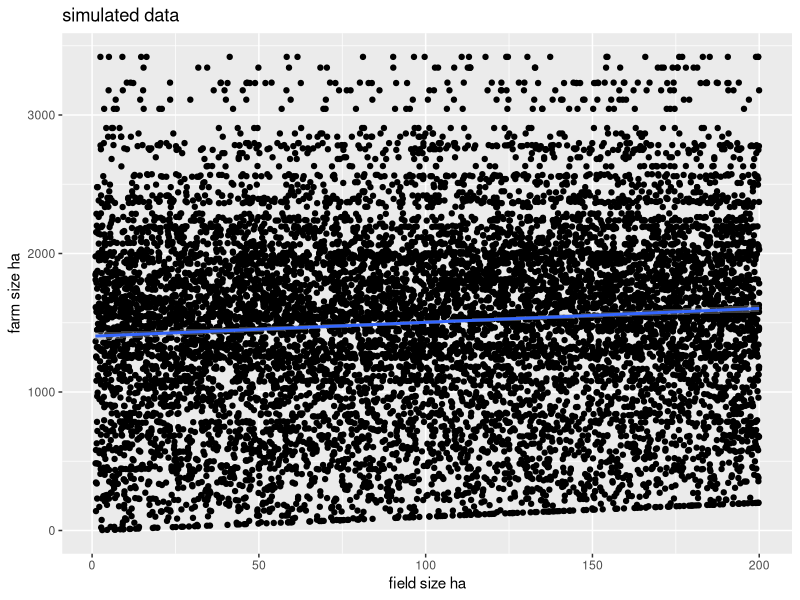
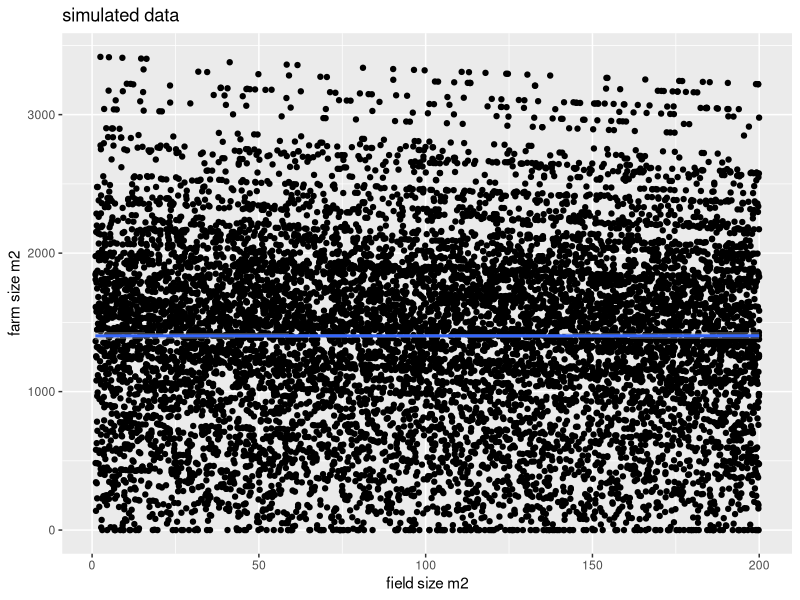

These charts were generated, in order, by the following R code:
library(dplyr)
library(ggplot2)

################################################################################
# create simulated data 
# simulate field sizes in hectare
fs_sim <- runif(10000, 1, 200) 

# assign random farm IDs
farm_id <- rnorm(10000, 100, 200) %>% round(0)


#farm_id <- runif(10000, 1, 100) %>% round(0)

farm_id %>% unique() %>% length()
# create data frame
df_sim <- data.frame(fs = fs_sim, farm_id = farm_id)

# calculate farm size by summing all fields of a farm
grouped <- df_sim %>% group_by(farm_id) %>% 
  summarise(farm_size = sum(fs)) 

# add farm size column to dataframe
df_sim = merge(df_sim, grouped)
# calculate the number of fields per farm 
grouped <- df_sim %>% group_by(farm_id) %>% 
  count()
df_sim = merge(df_sim, grouped)


################################################################################

# average number of fields per farm
mean(df_sim$n)
# Plot FSFSR for the simulated data
ggplot(df_sim, aes((fs), (farm_size))) + geom_point() + 
  geom_smooth(method = 'lm') + 
  xlab('field size ha') + ylab('farm size ha') + ggtitle('simulated data')

lm(farm_size ~ fs, data=df_sim) %>% summary()

# -> Positive relationship between the two variables
################################################################################
# subtracting field size from farm size
df_sim$farm_size <- df_sim$farm_size - df_sim$fs
# Plot FSFSR after subtraction of field size from farm size
ggplot(df_sim, aes((fs), (farm_size))) + geom_point() + 
  geom_smooth(method = 'lm') + 
  xlab('field size m2') + ylab('farm size m2') + ggtitle('simulated data')
lm(farm_size ~ fs, data=df_sim) %>% summary()

# -> No positive relationship between the two variables anymore
